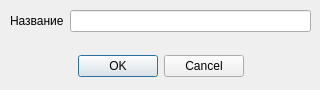
<?xml version="1.0" encoding="UTF-8"?>
<ui version="4.0">
 <class>AddStreetDialog</class>
 <widget class="QDialog" name="AddStreetDialog">
  <property name="geometry">
   <rect>
    <x>0</x>
    <y>0</y>
    <width>320</width>
    <height>90</height>
   </rect>
  </property>
  <property name="windowTitle">
   <string>Новая улица</string>
  </property>
  <widget class="QDialogButtonBox" name="buttonBox">
   <property name="geometry">
    <rect>
     <x>10</x>
     <y>50</y>
     <width>301</width>
     <height>32</height>
    </rect>
   </property>
   <property name="orientation">
    <enum>Qt::Horizontal</enum>
   </property>
   <property name="standardButtons">
    <set>QDialogButtonBox::Cancel|QDialogButtonBox::Ok</set>
   </property>
   <property name="centerButtons">
    <bool>true</bool>
   </property>
  </widget>
  <widget class="QWidget" name="layoutWidget">
   <property name="geometry">
    <rect>
     <x>10</x>
     <y>10</y>
     <width>301</width>
     <height>22</height>
    </rect>
   </property>
   <layout class="QHBoxLayout" name="horizontalLayout">
    <item>
     <widget class="QLabel" name="label">
      <property name="text">
       <string>Название</string>
      </property>
     </widget>
    </item>
    <item>
     <widget class="QLineEdit" name="lineEditName"/>
    </item>
   </layout>
  </widget>
 </widget>
 <resources/>
 <connections>
  <connection>
   <sender>buttonBox</sender>
   <signal>accepted()</signal>
   <receiver>AddStreetDialog</receiver>
   <slot>accept()</slot>
   <hints>
    <hint type="sourcelabel">
     <x>248</x>
     <y>254</y>
    </hint>
    <hint type="destinationlabel">
     <x>157</x>
     <y>274</y>
    </hint>
   </hints>
  </connection>
  <connection>
   <sender>buttonBox</sender>
   <signal>rejected()</signal>
   <receiver>AddStreetDialog</receiver>
   <slot>reject()</slot>
   <hints>
    <hint type="sourcelabel">
     <x>316</x>
     <y>260</y>
    </hint>
    <hint type="destinationlabel">
     <x>286</x>
     <y>274</y>
    </hint>
   </hints>
  </connection>
 </connections>
</ui>
